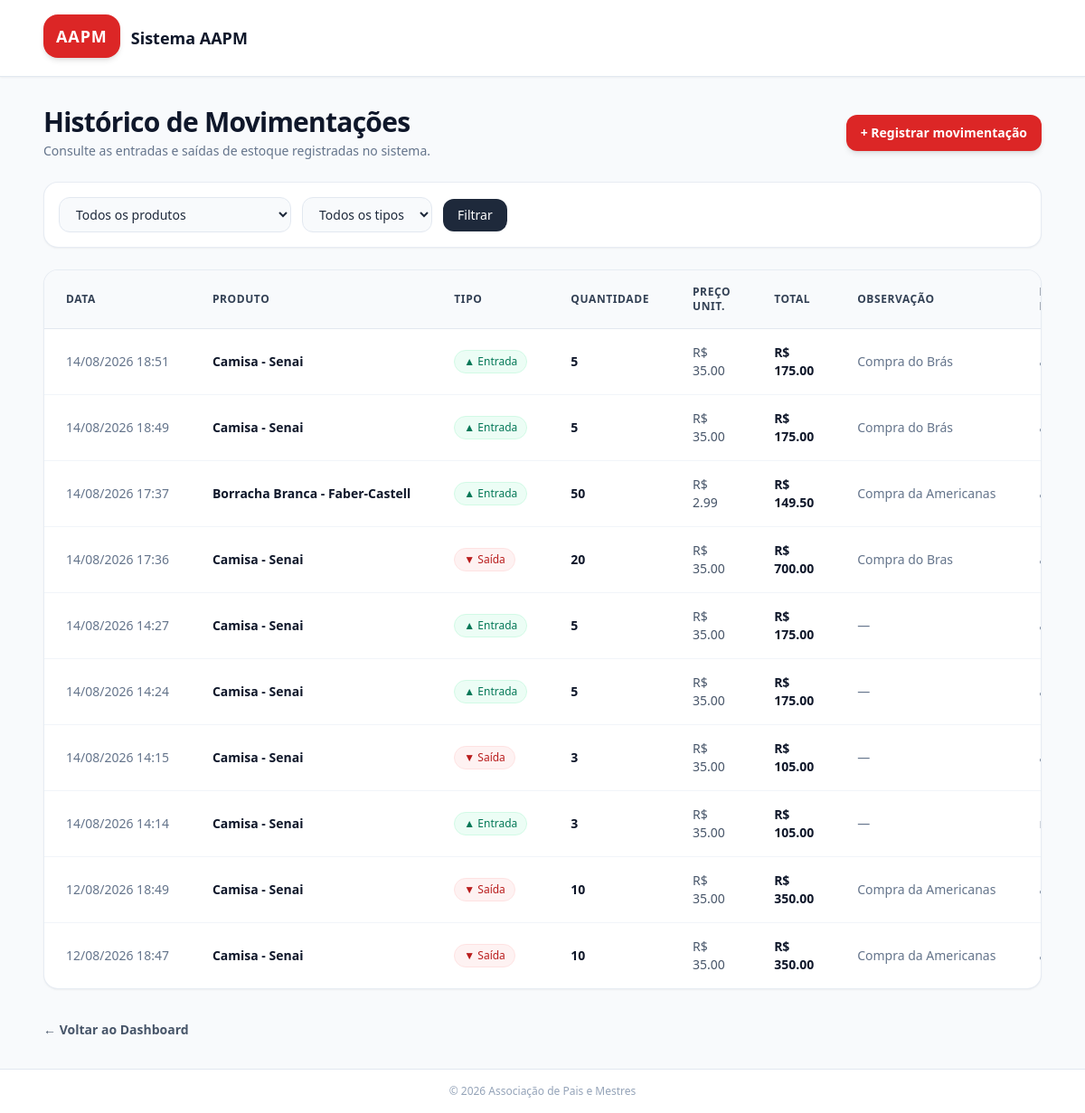
The page /movimentacoes/ (signed in) on the database its author committed.
### app/models/movimentacao.py (models this page shows, shortened)
class Movimentacao(Base):
    __tablename__ = "movimentacoes"
    id         = Column(Integer, primary_key=True, index=True)
    tipo       = Column(
        Enum(TipoMovimentacao),
        nullable=False
    )
    quantidade = Column(Integer, nullable=False)
    preco_unitario = Column(Float, nullable=False, default=0.0)
    observacao = Column(String(255), nullable=True)
    criado_em  = Column(DateTime, server_default=func.now())
    produto_id = Column(
        Integer,
        ForeignKey("produtos.id", ondelete="CASCADE"),
        nullable=False
    )
    usuario_id = Column(
        Integer,
        ForeignKey("usuarios.id", ondelete="SET NULL"),
        nullable=True
    )
    produto = relationship("Produto", backref="movimentacoes")
    usuario = relationship("Usuario", backref="movimentacoes")

### app/models/produto.py (models this page shows, shortened)
class Produto(Base):
    __tablename__ = "produtos"
    id = Column(Integer, primary_key=True, autoincrement=True, index=True)
    nome = Column(String(150), nullable=False, index=True)
    preco = Column(Float, nullable=False, default=0.0)
    estoque_atual = Column(Integer, nullable=False, default=0)
    ativo = Column(Boolean, default=True)
    imagem_path = Column(String(255), nullable=True)
    categoria_id = Column(Integer, ForeignKey("categorias.id", ondelete="SET NULL"), nullable=True )
    categoria = relationship("Categoria", back_populates="produtos")

### app/controllers/movimentacao_controller.py (the view)
@router.get("/", response_class=HTMLResponse)
def listar_movimentacoes(
    request: Request,
    produto_id: int = 0,     # filtra por produto específico
    tipo: str = "",          # "entrada" ou "saida"
    db: Session = Depends(get_db),
    admin = Depends(get_admin)
):
    query = db.query(Movimentacao).order_by(Movimentacao.criado_em.desc())
    if produto_id:
        query = query.filter(Movimentacao.produto_id == produto_id)
    if tipo in ("entrada", "saida", "cancelamento", "ajuste"):
        query = query.filter(Movimentacao.tipo == tipo)
    movimentacoes = query.limit(200).all()  # limita para não sobrecarregar
    produtos      = db.query(Produto).filter(Produto.ativo == True).all()
    return templates.TemplateResponse(
        request,
        "movimentacoes/index.html",
        {
            "request":       request,
            "usuario":       admin,
            "movimentacoes": movimentacoes,
            "produtos":      produtos,
            "produto_id":    produto_id,
            "tipo":          tipo,
        }
    )

### app/templates/movimentacoes/index.html (shortened to what this page needs)
<!DOCTYPE html>
<html lang="pt-br">
<head>
    <script src="https://cdn.tailwindcss.com"></script>
</head>
<body class="bg-slate-50 min-h-screen flex flex-col font-sans text-slate-800">
    <header class="w-full bg-white border-b border-slate-200 shadow-sm">
        <div class="max-w-6xl mx-auto px-6 py-4 flex items-center justify-between">
            <div class="flex items-center space-x-3">
                <div class="px-3.5 h-12 bg-red-600 text-white font-bold text-lg rounded-2xl shadow-md mb-1 inline-flex items-center justify-center tracking-wider">
    AAPM
</div>
                <span class="font-bold text-slate-900 text-lg">Sistema AAPM</span>
    </header>
    <main class="flex-1 max-w-6xl w-full mx-auto px-6 py-8 space-y-6">
        <div class="flex flex-col sm:flex-row sm:items-center sm:justify-between gap-4">
            <div>
                <h1 class="text-2xl sm:text-3xl font-extrabold text-slate-900 tracking-tight">
                    Histórico de Movimentações
                </h1>
                <p class="text-slate-500 text-sm mt-1">
                    Consulte as entradas e saídas de estoque registradas no sistema.
                </p>
            </div>
            <a href="/movimentacoes/nova{% if produto %}?produto_id={{ produto.id }}{% endif %}"
               class="inline-flex items-center justify-center px-4 py-2.5 bg-red-600 hover:bg-red-700 text-white font-semibold text-sm rounded-xl shadow-md hover:shadow-lg transition-all duration-200">
                + Registrar movimentação
            </a>
        </div>
        <div class="bg-white p-4 rounded-2xl shadow-sm border border-slate-200/80">
            <form method="get" class="flex flex-wrap items-center gap-3">
                {% if produtos %}
                <select name="produto_id" class="px-3.5 py-2 bg-slate-50 border border-slate-200 rounded-xl text-sm focus:outline-none focus:ring-2 focus:ring-red-500/20 focus:border-red-600">
                    <option value="">Todos os produtos</option>
                </select>
                {% endif %}
                <select name="tipo" class="px-3.5 py-2 bg-slate-50 border border-slate-200 rounded-xl text-sm focus:outline-none focus:ring-2 focus:ring-red-500/20 focus:border-red-600">
                    <option value="">Todos os tipos</option>
                </select>
                <button type="submit" class="px-4 py-2 bg-slate-800 hover:bg-slate-900 text-white font-medium text-sm rounded-xl transition-colors">
                    Filtrar
                </button>
            </form>
        </div>
        <div class="bg-white rounded-2xl shadow-sm border border-slate-200/80 overflow-hidden">
            <div class="overflow-x-auto">
                <table class="w-full text-left text-sm text-slate-600">
                    <thead class="bg-slate-50 border-b border-slate-200 text-slate-700 uppercase font-semibold text-xs tracking-wider">
                        <tr>
                            <th class="px-6 py-4">Data</th>
                            {% if not produto %}
                            <th class="px-6 py-4">Produto</th>
                            {% endif %}
                            <th class="px-6 py-4">Tipo</th>
                            <th class="px-6 py-4">Quantidade</th>
                            <th class="px-6 py-4">Preço unit.</th>
                            <th class="px-6 py-4">Total</th>
                            <th class="px-6 py-4">Observação</th>
                            <th class="px-6 py-4">Registrado por</th>
                        </tr>
                    </thead>
                    <tbody class="divide-y divide-slate-100">
                        {% for m in movimentacoes %}
                        <tr class="hover:bg-slate-50/80 transition-colors">
                            <td class="px-6 py-4 whitespace-nowrap text-slate-500">
                                {{ m.criado_em.strftime('%d/%m/%Y %H:%M') }}
                            </td>
                            {% if not produto %}
                            <td class="px-6 py-4 font-semibold text-slate-900 whitespace-nowrap">
                                {{ m.produto.nome if m.produto else "—" }}
                            </td>
                            {% endif %}
                            <td class="px-6 py-4 whitespace-nowrap">
                                {% if m.tipo.value == 'entrada' %}
                                    <span class="inline-flex items-center px-2.5 py-1 rounded-full text-xs font-medium bg-emerald-50 text-emerald-700 border border-emerald-100">
                                        ▲ Entrada
                                    </span>
                                {% else %}
                                    <span class="inline-flex items-center px-2.5 py-1 rounded-full text-xs font-medium bg-red-50 text-red-700 border border-red-100">
                                        ▼ Saída
                                    </span>
                                {% endif %}
                            </td>
                            <td class="px-6 py-4 font-semibold text-slate-900">
                                {{ m.quantidade }}
                            </td>
                            <td class="px-6 py-4">
                                R$ {{ "%.2f"|format(m.preco_unitario) }}
                            </td>
                            <td class="px-6 py-4 font-bold text-slate-900">
                                R$ {{ "%.2f"|format(m.valor_total) }}
                            </td>
                            <td class="px-6 py-4 text-slate-500 max-w-xs truncate">
                                {{ m.observacao or "—" }}
                            </td>
                            <td class="px-6 py-4 text-slate-500 whitespace-nowrap">
                            </td>
                        </tr>
                        {% endfor %}
                    </tbody>
                </table>
            </div>
        </div>
        <div class="pt-2">
            {% if produto %}
                <a href="/produtos/{{ produto.id }}" class="text-sm font-semibold text-slate-600 hover:text-red-600 transition-colors">
                    ← Voltar ao produto
                </a>
            {% else %}
                <a href="/dashboard" class="text-sm font-semibold text-slate-600 hover:text-red-600 transition-colors">
                    ← Voltar ao Dashboard
                </a>
            {% endif %}
        </div>
    </main>
    <footer class="w-full bg-white border-t border-slate-200 py-4 text-center text-xs text-slate-400 mt-auto">
        &copy; 2026 Associação de Pais e Mestres
    </footer>
</body>
</html>

### rows shown on the page
Movimentacao: criado_em "14/08/2026 18:51", produto "Camisa - Senai", tipo "▲ Entrada", quantidade "5", preco_unitario "35.00", valor_total "175.00", observacao "Compra do Brás"
Movimentacao: criado_em "14/08/2026 18:49", produto "Camisa - Senai", tipo "▲ Entrada", quantidade "5", preco_unitario "35.00", valor_total "175.00", observacao "Compra do Brás"
Movimentacao: criado_em "14/08/2026 17:37", produto "Borracha Branca - Faber-Castell", tipo "▲ Entrada", quantidade "50", preco_unitario "2.99", valor_total "149.50", observacao "Compra da Americanas"
Movimentacao: criado_em "14/08/2026 17:36", produto "Camisa - Senai", tipo "▼ Saída", quantidade "20", preco_unitario "35.00", valor_total "700.00", observacao "Compra do Bras"
Movimentacao: criado_em "14/08/2026 14:27", produto "Camisa - Senai", tipo "▲ Entrada", quantidade "5", preco_unitario "35.00", valor_total "175.00", observacao "—"
Movimentacao: criado_em "14/08/2026 14:24", produto "Camisa - Senai", tipo "▲ Entrada", quantidade "5", preco_unitario "35.00", valor_total "175.00", observacao "—"
Movimentacao: criado_em "14/08/2026 14:15", produto "Camisa - Senai", tipo "▼ Saída", quantidade "3", preco_unitario "35.00", valor_total "105.00", observacao "—"
Movimentacao: criado_em "14/08/2026 14:14", produto "Camisa - Senai", tipo "▲ Entrada", quantidade "3", preco_unitario "35.00", valor_total "105.00", observacao "—"
Movimentacao: criado_em "12/08/2026 18:49", produto "Camisa - Senai", tipo "▼ Saída", quantidade "10", preco_unitario "35.00", valor_total "350.00", observacao "Compra da Americanas"
Movimentacao: criado_em "12/08/2026 18:47", produto "Camisa - Senai", tipo "▼ Saída", quantidade "10", preco_unitario "35.00", valor_total "350.00", observacao "Compra da Americanas"
